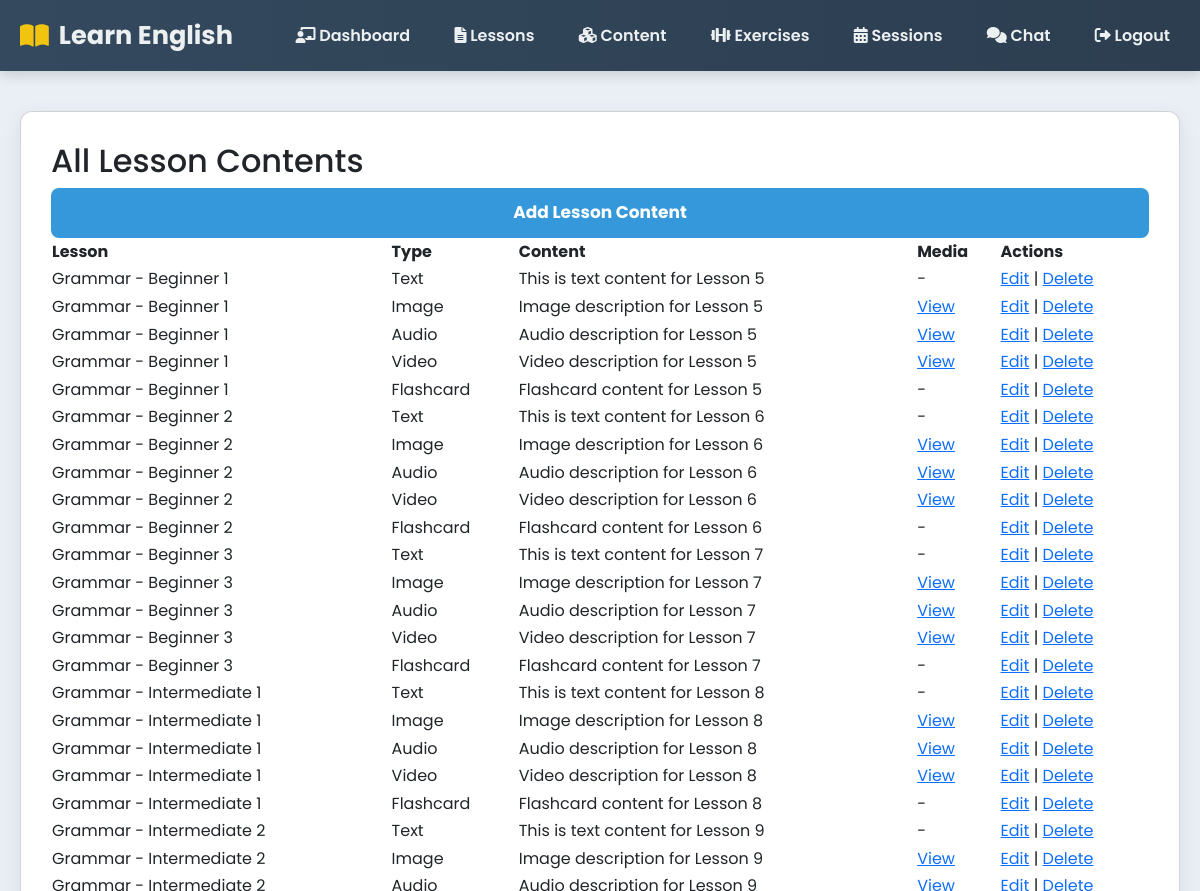
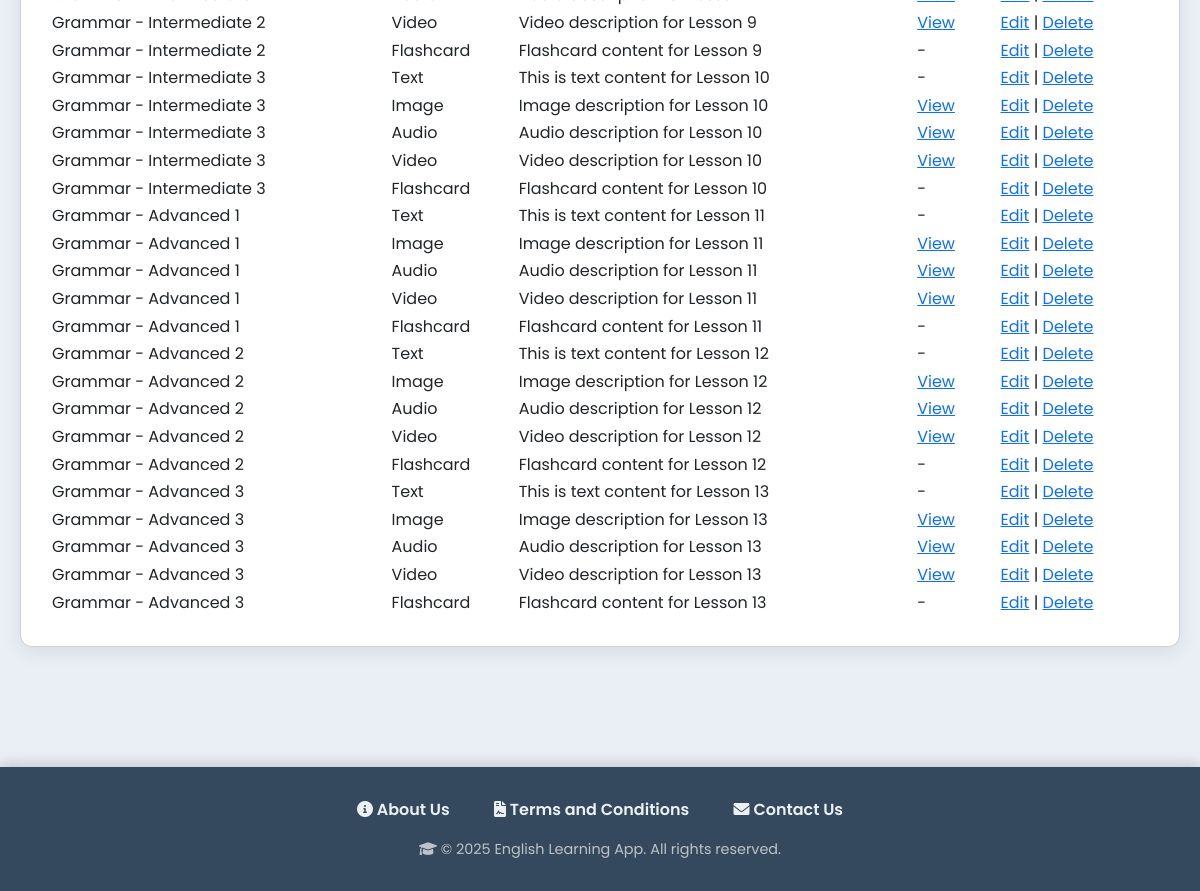
The app's page /teacher/contents/ (signed in) with its own data (2 pictures, top to bottom).
### myapp/models.py (models this page shows, shortened)
class LessonContent(models.Model):
    CONTENT_TYPE_CHOICES = (
        ('text', 'Text'),
        ('image', 'Image'),
        ('audio', 'Audio'),
        ('video', 'Video'),
        ('flashcard', 'Flashcard'),
    )
    lesson = models.ForeignKey(Lesson, on_delete=models.CASCADE, related_name='contents')
    content_type = models.CharField(max_length=10, choices=CONTENT_TYPE_CHOICES)
    content = models.TextField(blank=True, null=True)  # For text content or URLs
    media_file = models.FileField(upload_to='lesson_media/', blank=True, null=True)
    created_at = models.DateTimeField(auto_now_add=True)

class Lesson(models.Model):
    SKILL_LEVEL_CHOICES = [
        ("beginner", "Beginner"),
        ("intermediate", "Intermediate"),
        ("advanced", "Advanced"),
    ]
    CATEGORY_CHOICES = [
        ("grammar", "Grammar"),
        ("vocabulary", "Vocabulary"),
        ("listening", "Listening"),
        ("speaking", "Speaking"),
    ]
    title = models.CharField(max_length=200)
    description = models.TextField(blank=True)
    skill_level = models.CharField(max_length=20, choices=SKILL_LEVEL_CHOICES)
    category = models.CharField(max_length=20, choices=CATEGORY_CHOICES)
    created_by = models.ForeignKey(
        UserRegister,
        on_delete=models.SET_NULL,
        null=True,
        related_name="lessons_created"
    )
    created_at = models.DateTimeField(auto_now_add=True)

### myapp/views.py (the view)
# urls.py: path("teacher/contents/", views.content_list, name="content_list"),
def content_list(request):
    if request.session.get("usertype") != "teacher":
        return redirect("login")
    teacher_id = request.session.get("user_id")
    contents = LessonContent.objects.filter(lesson__created_by_id=teacher_id)
    return render(request, "teacher/content_list.html", {"contents": contents})

### templates/teacher/content_list.html (shortened to what this page needs)
{% extends "base.html" %}
{% block content %}
<div class="card">
  <h2>All Lesson Contents</h2>
  <a href="{% url 'content_create' %}" class="btn">Add Lesson Content</a>
  <table>
    <thead>
      <tr>
        <th>Lesson</th>
        <th>Type</th>
        <th>Content</th>
        <th>Media</th>
        <th>Actions</th>
      </tr>
    </thead>
    <tbody>
      {% for c in contents %}
        <tr>
          <td>{{ c.lesson.title }}</td>
          <td>{{ c.get_content_type_display }}</td>
          <td>{{ c.content|truncatechars:40 }}</td>
          <td>
            {% if c.media_file %}
              <a href="{{ c.media_file.url }}" target="_blank">View</a>
            {% else %}
              -
            {% endif %}
          </td>
          <td>
            <a href="{% url 'content_update' c.id %}">Edit</a> |
            <a href="{% url 'content_delete' c.id %}">Delete</a>
          </td>
        </tr>
      {% empty %}
        <tr><td colspan="5">No contents found.</td></tr>
      {% endfor %}
    </tbody>
  </table>
</div>
{% endblock %}

### templates/base.html (style rules this page uses)
body { font-family: 'Poppins', 'Segoe UI', Tahoma, Geneva, Verdana, sans-serif; margin: 0; padding: 0; background: #e9eff5; color: #2c3e50; line-height: 1.6; }
.card { background: #ffffff; padding: 30px; margin-bottom: 30px; border-radius: 12px; box-shadow: 0 6px 20px rgba(0,0,0,0.08); }
.btn { display: inline-block; padding: 12px 30px; background: #3498db; color: #fff; border: none; border-radius: 8px; text-decoration: none; cursor: pointer; font-size: 17px; font-weight: 700; transition: background 0.3s, transform 0.2s, box-shadow 0.3s; }

### records on screen
LessonContent: lesson "Grammar - Beginner 1", content_type "Text", content "This is text content for Lesson 5"
LessonContent: lesson "Grammar - Beginner 1", content_type "Image", content "Image description for Lesson 5"
LessonContent: lesson "Grammar - Beginner 1", content_type "Audio", content "Audio description for Lesson 5"
LessonContent: lesson "Grammar - Beginner 1", content_type "Video", content "Video description for Lesson 5"
LessonContent: lesson "Grammar - Beginner 1", content_type "Flashcard", content "Flashcard content for Lesson 5"
LessonContent: lesson "Grammar - Beginner 2", content_type "Text", content "This is text content for Lesson 6"
LessonContent: lesson "Grammar - Beginner 2", content_type "Image", content "Image description for Lesson 6"
LessonContent: lesson "Grammar - Beginner 2", content_type "Audio", content "Audio description for Lesson 6"
LessonContent: lesson "Grammar - Beginner 2", content_type "Video", content "Video description for Lesson 6"
LessonContent: lesson "Grammar - Beginner 2", content_type "Flashcard", content "Flashcard content for Lesson 6"
LessonContent: lesson "Grammar - Beginner 3", content_type "Text", content "This is text content for Lesson 7"
LessonContent: lesson "Grammar - Beginner 3", content_type "Image", content "Image description for Lesson 7"
LessonContent: lesson "Grammar - Beginner 3", content_type "Audio", content "Audio description for Lesson 7"
LessonContent: lesson "Grammar - Beginner 3", content_type "Video", content "Video description for Lesson 7"
LessonContent: lesson "Grammar - Beginner 3", content_type "Flashcard", content "Flashcard content for Lesson 7"
LessonContent: lesson "Grammar - Intermediate 1", content_type "Text", content "This is text content for Lesson 8"
LessonContent: lesson "Grammar - Intermediate 1", content_type "Image", content "Image description for Lesson 8"
LessonContent: lesson "Grammar - Intermediate 1", content_type "Audio", content "Audio description for Lesson 8"
LessonContent: lesson "Grammar - Intermediate 1", content_type "Video", content "Video description for Lesson 8"
LessonContent: lesson "Grammar - Intermediate 1", content_type "Flashcard", content "Flashcard content for Lesson 8"
LessonContent: lesson "Grammar - Intermediate 2", content_type "Text", content "This is text content for Lesson 9"
LessonContent: lesson "Grammar - Intermediate 2", content_type "Image", content "Image description for Lesson 9"
LessonContent: lesson "Grammar - Intermediate 2", content_type "Audio", content "Audio description for Lesson 9"
LessonContent: lesson "Grammar - Intermediate 2", content_type "Video", content "Video description for Lesson 9"
LessonContent: lesson "Grammar - Intermediate 2", content_type "Flashcard", content "Flashcard content for Lesson 9"
LessonContent: lesson "Grammar - Intermediate 3", content_type "Text", content "This is text content for Lesson 10"
LessonContent: lesson "Grammar - Intermediate 3", content_type "Image", content "Image description for Lesson 10"
LessonContent: lesson "Grammar - Intermediate 3", content_type "Audio", content "Audio description for Lesson 10"
LessonContent: lesson "Grammar - Intermediate 3", content_type "Video", content "Video description for Lesson 10"
LessonContent: lesson "Grammar - Intermediate 3", content_type "Flashcard", content "Flashcard content for Lesson 10"
LessonContent: lesson "Grammar - Advanced 1", content_type "Text", content "This is text content for Lesson 11"
LessonContent: lesson "Grammar - Advanced 1", content_type "Image", content "Image description for Lesson 11"
LessonContent: lesson "Grammar - Advanced 1", content_type "Audio", content "Audio description for Lesson 11"
LessonContent: lesson "Grammar - Advanced 1", content_type "Video", content "Video description for Lesson 11"
LessonContent: lesson "Grammar - Advanced 1", content_type "Flashcard", content "Flashcard content for Lesson 11"
LessonContent: lesson "Grammar - Advanced 2", content_type "Text", content "This is text content for Lesson 12"
LessonContent: lesson "Grammar - Advanced 2", content_type "Image", content "Image description for Lesson 12"
LessonContent: lesson "Grammar - Advanced 2", content_type "Audio", content "Audio description for Lesson 12"
LessonContent: lesson "Grammar - Advanced 2", content_type "Video", content "Video description for Lesson 12"
LessonContent: lesson "Grammar - Advanced 2", content_type "Flashcard", content "Flashcard content for Lesson 12"
LessonContent: lesson "Grammar - Advanced 3", content_type "Text", content "This is text content for Lesson 13"
LessonContent: lesson "Grammar - Advanced 3", content_type "Image", content "Image description for Lesson 13"
LessonContent: lesson "Grammar - Advanced 3", content_type "Audio", content "Audio description for Lesson 13"
LessonContent: lesson "Grammar - Advanced 3", content_type "Video", content "Video description for Lesson 13"
LessonContent: lesson "Grammar - Advanced 3", content_type "Flashcard", content "Flashcard content for Lesson 13"
